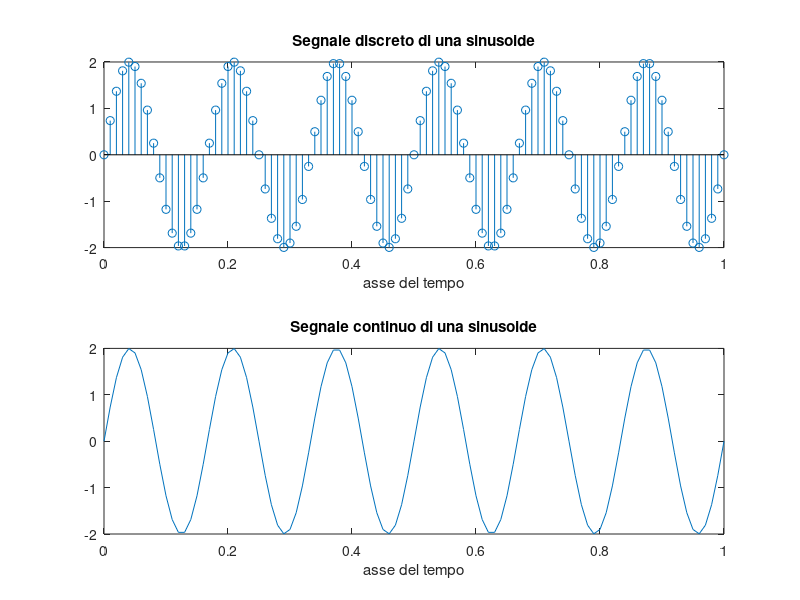

This figure's MATLAB source:
% tracciare la sinusoidale
clc
clear all
close all

A = 2;
f = 6;
t = 0 : 0.01 : 1;			% >> array da 0 a 1 con incrementi di 0.01

x_t = A * sin(2 * pi * f * t)

figure(1);

subplot(2,1,1);
stem(t, x_t);
title('Segnale discreto di una sinusoide');
xlabel('asse del tempo');

subplot(2,1,2);
plot(t, x_t);
title('Segnale continuo di una sinusoide'); 
xlabel('asse del tempo');